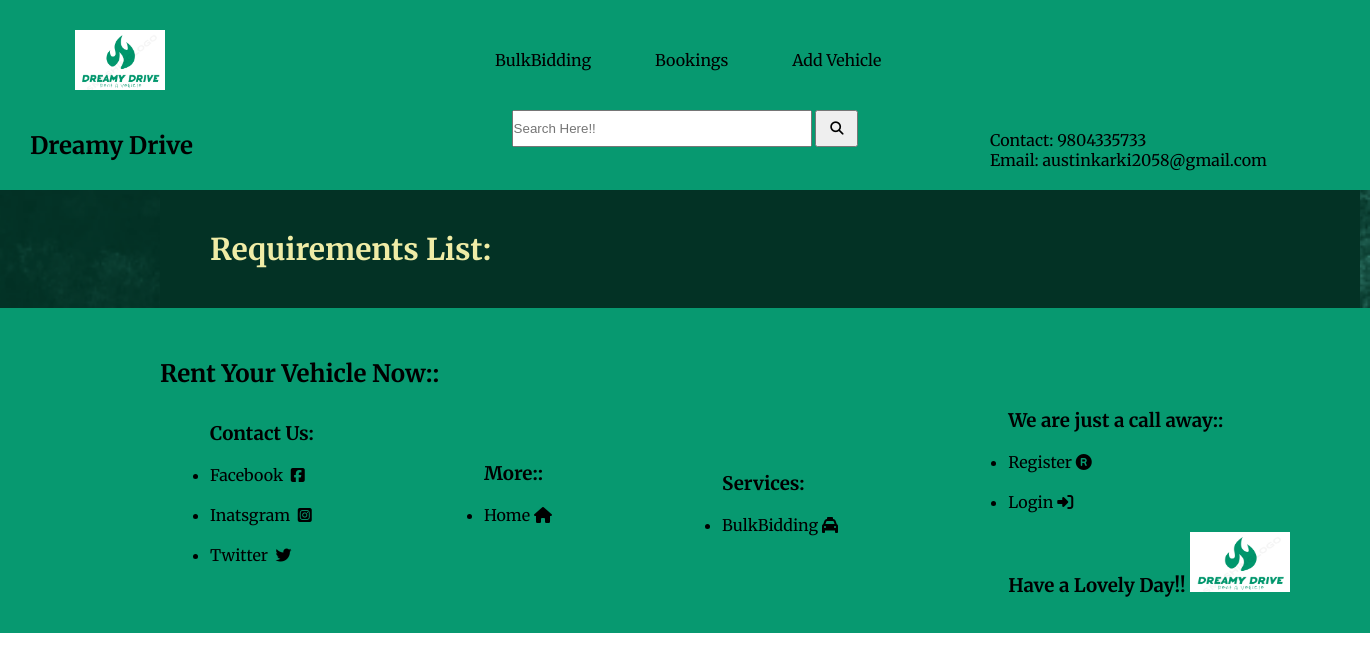
Before: /adminhome/ with the older database file.
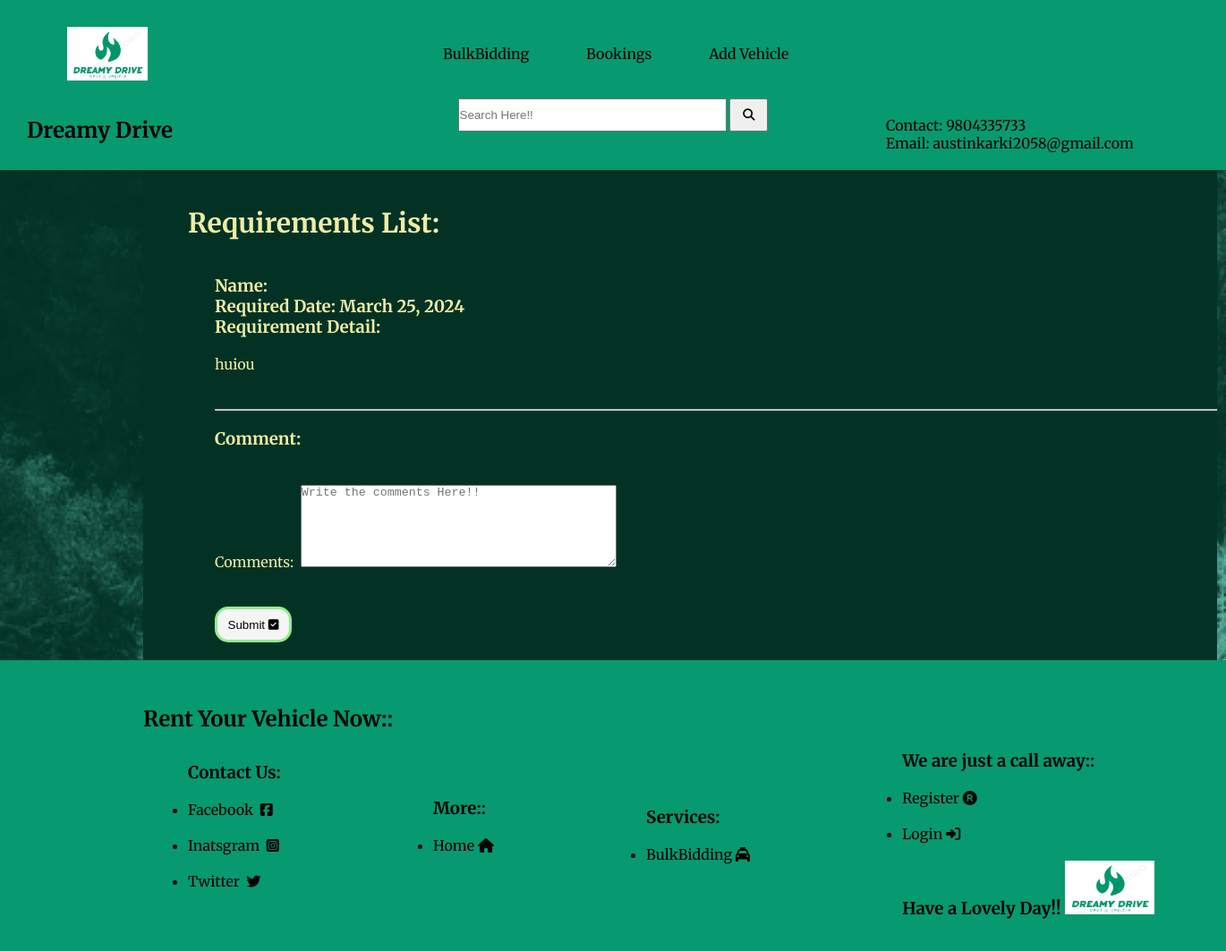
After: the same page with the newer database file.
### home/models.py (models this page shows, shortened)
class bulkbidding(models.Model):
    user = models.ForeignKey(User, on_delete=models.CASCADE)
    Phone = models.CharField(max_length=300)
    requirements = models.TextField(blank=False, max_length=200)
    date = models.DateField()
    is_accepted = models.BooleanField(default=False)

### home/views.py (the view, shortened to what this page needs)
# urls.py: path('adminhome/', BiddingComment.as_view(), name="AdminHome"),
class BiddingComment(Base):
    def get(self, request):
        data = bulkbidding.objects.filter(is_accepted=False)
        comments = comment.objects.filter(bid__in=data).distinct
        return render(request, "admin/admin-home.html", locals())

### Templates/admin/admin-home.html (shortened to what this page needs)
{% extends 'admin/admin-base.html' %} {% load static %} {% block content %}
<div class="headdd">
  <div class="rrr">
    <div class="q">
      <h2>Dreamy Drive</h2>
    </div>
    <div class="search">
      <form action="/search" method="GET">
        <input
          class="ccss"
          name="query"
          type="text"
          placeholder="Search Here!!"
        />
        <button class="ccsss" type="submit">
          <i class="fa fa-search"></i>
        </button>
      </form>
    </div>
    <div class="q">
      <p>Contact: <a href="tel:9804335733">9804335733</a></p>
      <p>
        Email:
        <a
          href="mailto:austinkarki2058@gmail.com?subject=contact&body=write here"
          >austinkarki2058@gmail.com</a
        >
      </p>
    </div>
  </div>
</div>
<div class="container">
  <div class="backkkk">
    <div class="bobo">
      <br /><br />
      <h1 class="ppz">Requirements List:</h1>
      <br />
      {%  for req in data %}
      <div class="bulkk">
        <br />
        <h3>Name: {{req.user.first_name}}</h3>
        <h3>Required Date: {{req.date}}</h3>
        <h3>Requirement Detail:</h3>
        <br />
        <p>
          {{req.requirements}}
        </p>
        <br /><br />
        <hr />
        <br />
        <h3>Comment:</h3>
        <br />
        <br />
        <form method="post">
        Comments:&nbsp;&nbsp;<textarea
          id="message"
          rows="6"
          cols="42"
          name="text"
          placeholder="Write the comments Here!!"
          required
        ></textarea
        >
        <br /><br /><br />
        <button type="submit" class="box2">
          Submit <i class="fa-solid fa-square-check"></i></button
        >&nbsp;&nbsp;&nbsp;
    </form>
      </div>
      {%endfor%}
      <br />
      </div>
    </div>
  </div>
{% endblock %}

Changed rows visible on the page:
added bulkbidding: date "March 25, 2024", requirements "huiou"
